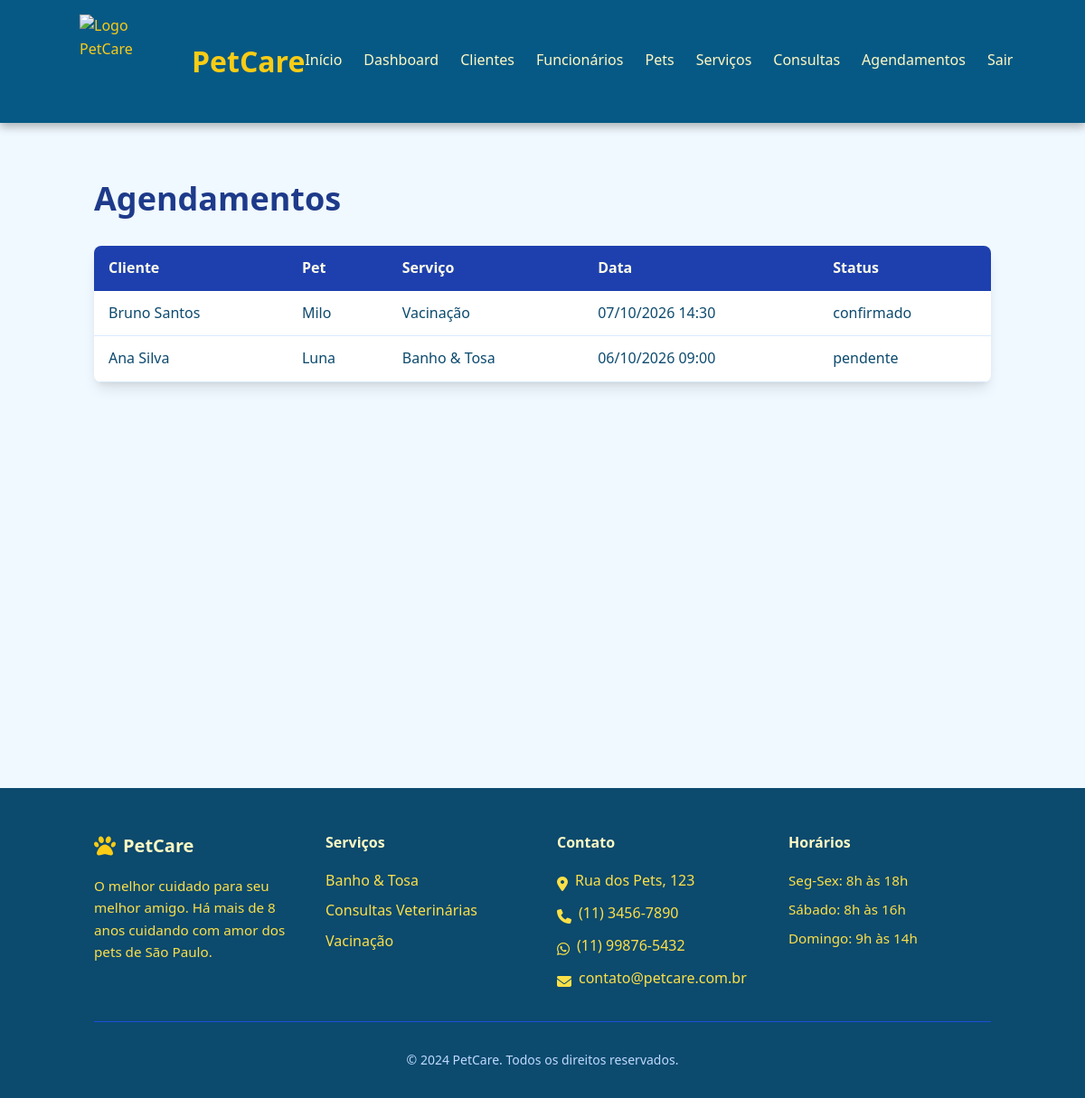
Screenshot of /funcionario/agendamentos.php (signed in) with the database file from the repository.
### tables this page shows
CREATE TABLE agendamentos (
    id INT AUTO_INCREMENT PRIMARY KEY,
    cliente_id INT NOT NULL,
    pet_id INT NOT NULL,
    servico_id INT NOT NULL,
    data_hora DATETIME NOT NULL,
    status ENUM('pendente', 'confirmado', 'cancelado', 'concluido') NOT NULL DEFAULT 'pendente',
    observacoes TEXT NULL,
    created_at TIMESTAMP DEFAULT CURRENT_TIMESTAMP,
    updated_at TIMESTAMP NULL DEFAULT NULL ON UPDATE CURRENT_TIMESTAMP,
    CONSTRAINT fk_agendamentos_cliente FOREIGN KEY (cliente_id) REFERENCES clientes(id) ON DELETE CASCADE,
    CONSTRAINT fk_agendamentos_pet FOREIGN KEY (pet_id) REFERENCES pets(id) ON DELETE CASCADE,
    CONSTRAINT fk_agendamentos_servico FOREIGN KEY (servico_id) REFERENCES servicos(id) ON DELETE RESTRICT,
    INDEX idx_agendamentos_cliente (cliente_id),
    INDEX idx_agendamentos_data (data_hora)
);

CREATE TABLE usuarios (
    id INT AUTO_INCREMENT PRIMARY KEY,
    nome VARCHAR(150) NOT NULL,
    email VARCHAR(150) NOT NULL UNIQUE,
    senha_hash VARCHAR(255) NOT NULL,
    tipo ENUM('cliente', 'funcionario') NOT NULL,
    cpf VARCHAR(14) NULL,
    telefone VARCHAR(20) NULL,
    cargo VARCHAR(80) NULL,
    status ENUM('ativo', 'inativo') NOT NULL DEFAULT 'ativo',
    created_at TIMESTAMP DEFAULT CURRENT_TIMESTAMP,
    updated_at TIMESTAMP NULL DEFAULT NULL ON UPDATE CURRENT_TIMESTAMP
);

CREATE TABLE pets (
    id INT AUTO_INCREMENT PRIMARY KEY,
    cliente_id INT NOT NULL,
    nome VARCHAR(100) NOT NULL,
    tipo VARCHAR(50) NOT NULL,
    raca VARCHAR(80) NULL,
    idade VARCHAR(20) NULL,
    peso VARCHAR(20) NULL,
    observacoes TEXT NULL,
    created_at TIMESTAMP DEFAULT CURRENT_TIMESTAMP,
    updated_at TIMESTAMP NULL DEFAULT NULL ON UPDATE CURRENT_TIMESTAMP,
    CONSTRAINT fk_pets_cliente FOREIGN KEY (cliente_id) REFERENCES clientes(id) ON DELETE CASCADE,
    INDEX idx_pets_cliente (cliente_id)
);

CREATE TABLE servicos (
    id INT AUTO_INCREMENT PRIMARY KEY,
    nome VARCHAR(120) NOT NULL,
    descricao TEXT NOT NULL,
    preco DECIMAL(10,2) NOT NULL,
    duracao_minutos INT NOT NULL DEFAULT 60,
    ativo TINYINT(1) NOT NULL DEFAULT 1,
    created_at TIMESTAMP DEFAULT CURRENT_TIMESTAMP,
    updated_at TIMESTAMP NULL DEFAULT NULL ON UPDATE CURRENT_TIMESTAMP
);

### app/helpers/auth.php (called while the page is built, shortened)
<?php
function userSession(): ?array
{
    return [
        'id' => (int) $_SESSION['usuario_id'],
        'nome' => (string) $_SESSION['usuario_nome'],
        'tipo' => (string) $_SESSION['usuario_tipo'],
        'email' => $_SESSION['usuario_email'] ?? '',
        'cargo' => $_SESSION['usuario_cargo'] ?? null,
    ];
}

### app/models/Agendamento.php (called while the page is built, shortened)
<?php
class Agendamento
{
    public static function all(PDO $pdo): array
    {
        $sql = 'SELECT a.*, u.nome AS cliente_nome, p.nome AS pet_nome, s.nome AS servico_nome
                FROM agendamentos a
                INNER JOIN clientes c ON c.id = a.cliente_id
                INNER JOIN usuarios u ON u.id = c.usuario_id
                INNER JOIN pets p ON p.id = a.pet_id
                INNER JOIN servicos s ON s.id = a.servico_id
                ORDER BY a.data_hora DESC';
        $stmt = $pdo->query($sql);
        return $stmt->fetchAll();
    }
}

### app/helpers/validation.php (called while the page is built, shortened)
<?php
function e(string $value): string
{
    return htmlspecialchars((string) $value, ENT_QUOTES, 'UTF-8');
}

### public/funcionario/agendamentos.php (the view, shortened to what this page needs)
<?php
$pdo = getPdo();
$agendamentos = Agendamento::all($pdo);
require_once __DIR__ . '/../../app/views/components/header.php';
?>
<section class="page py-16">
    <div class="container">
        <h1 class="text-4xl font-bold text-blue-900 mb-8">Agendamentos</h1>
        <div class="bg-white rounded-lg shadow-lg overflow-hidden">
            <table class="min-w-full">
                <thead class="bg-blue-800 text-yellow-50">
                    <tr>
                        <th class="px-4 py-3 text-left">Cliente</th>
                        <th class="px-4 py-3 text-left">Pet</th>
                        <th class="px-4 py-3 text-left">Serviço</th>
                        <th class="px-4 py-3 text-left">Data</th>
                        <th class="px-4 py-3 text-left">Status</th>
                    </tr>
                </thead>
                <tbody>
                    <?php foreach ($agendamentos as $agendamento): ?>
                        <tr class="border-b border-blue-100">
                            <td class="px-4 py-3"><?= e($agendamento['cliente_nome']) ?></td>
                            <td class="px-4 py-3"><?= e($agendamento['pet_nome']) ?></td>
                            <td class="px-4 py-3"><?= e($agendamento['servico_nome']) ?></td>
                            <td class="px-4 py-3"><?= e(date('d/m/Y H:i', strtotime($agendamento['data_hora']))) ?></td>
                            <td class="px-4 py-3"><?= e($agendamento['status']) ?></td>
                        </tr>
                    <?php endforeach; ?>
                </tbody>
            </table>
        </div>
    </div>
</section>
<?php require_once __DIR__ . '/../../app/views/components/footer.php'; ?>

### app/views/components/header.php (shortened to what this page needs)
<?php
$usuario = userSession();
?>
<!DOCTYPE html>
<html lang="pt-BR">
<head>
    <link rel="stylesheet" href="https://cdnjs.cloudflare.com/ajax/libs/font-awesome/6.5.2/css/all.min.css" />
    <script src="https://cdn.tailwindcss.com"></script>
    <link rel="stylesheet" href="/css/style.css">
</head>
<body>
    <header class="main-header">
        <nav class="container nav-content" aria-label="Navegação Principal">
            <div class="logo-container">
                <a href="/index.php" class="flex items-center space-x-2">
                    <img src="/assets/img/logo-petcare.png" alt="Logo PetCare" class="h-16 w-16">
                    <h1>PetCare</h1>
                </a>
            </div>
            <ul class="nav-links" role="menubar">
                <li><a href="/index.php" class="nav-btn" role="menuitem">Início</a></li>
                <?php if (!$usuario): ?>
                    <li><a href="/cadastro.php" class="nav-btn">Cadastro</a></li>
                    <li><a href="/contato.php" class="nav-btn">Contato</a></li>
                    <li><a href="/sobre.php" class="nav-btn">Sobre</a></li>
                    <li><a href="/login.php" class="nav-btn">Login</a></li>
                <?php else: ?>
                    <?php if ($usuario['tipo'] === 'cliente'): ?>
                        <li><a href="/cliente/dashboard.php" class="nav-btn">Minha conta</a></li>
                        <li><a href="/cliente/pets.php" class="nav-btn">Meus pets</a></li>
                        <li><a href="/cliente/agendamentos.php" class="nav-btn">Agendamentos</a></li>
                        <li><a href="/logout.php" class="nav-btn">Sair</a></li>
                    <?php else: ?>
                        <li><a href="/funcionario/dashboard.php" class="nav-btn">Dashboard</a></li>
                        <li><a href="/funcionario/clientes.php" class="nav-btn">Clientes</a></li>
                        <li><a href="/funcionario/funcionarios.php" class="nav-btn">Funcionários</a></li>
                        <li><a href="/funcionario/pets.php" class="nav-btn">Pets</a></li>
                        <li><a href="/funcionario/servicos.php" class="nav-btn">Serviços</a></li>
                        <li><a href="/funcionario/consultas.php" class="nav-btn">Consultas</a></li>
                        <li><a href="/funcionario/agendamentos.php" class="nav-btn">Agendamentos</a></li>
                        <li><a href="/logout.php" class="nav-btn">Sair</a></li>
                    <?php endif; ?>
                <?php endif; ?>
            </ul>
        </nav>
    </header>
    <main>

### app/views/components/footer.php
    </main>
    <footer class="main-footer" role="contentinfo" aria-label="Rodapé da PetCare">
        <div class="container">
            <div class="grid md:grid-cols-4 gap-8">
                <section>
                    <div class="flex items-center space-x-2 mb-4">
                        <div class="text-2xl text-yellow-400"><i class="fa-solid fa-paw"></i></div>
                        <h3 class="text-xl font-bold">PetCare</h3>
                    </div>
                    <p class="footer-text">O melhor cuidado para seu melhor amigo. Há mais de 8 anos cuidando com amor dos pets de São Paulo.</p>
                </section>
                <section>
                    <h4 class="font-semibold mb-4 text-yellow-100">Serviços</h4>
                    <ul class="space-y-2 footer-link-list">
                        <li><a href="/index.php" class="footer-link">Banho & Tosa</a></li>
                        <li><a href="/index.php" class="footer-link">Consultas Veterinárias</a></li>
                        <li><a href="/index.php" class="footer-link">Vacinação</a></li>
                    </ul>
                </section>
                <section>
                    <h4 class="font-semibold mb-4 text-yellow-100">Contato</h4>
                    <address class="space-y-2 not-italic footer-link-list">
                        <a href="/contato.php" class="footer-link flex items-start space-x-2"><i class="fa-solid fa-location-dot mt-1 text-base"></i><span>Rua dos Pets, 123</span></a>
                        <a href="tel:+551134567890" class="footer-link flex items-start space-x-2"><i class="fa-solid fa-phone mt-1 text-base"></i><span>(11) 3456-7890</span></a>
                        <a href="https://wa.me/5511998765432" target="_blank" class="footer-link flex items-start space-x-2"><i class="fa-brands fa-whatsapp mt-1 text-base"></i><span>(11) 99876-5432</span></a>
                        <a href="mailto:contato@petcare.com.br" class="footer-link flex items-start space-x-2"><i class="fa-solid fa-envelope mt-1 text-base"></i><span>contato@petcare.com.br</span></a>
                    </address>
                </section>
                <section>
                    <h4 class="font-semibold mb-4 text-yellow-100">Horários</h4>
                    <ul class="space-y-2 footer-text">
                        <li>Seg-Sex: 8h às 18h</li>
                        <li>Sábado: 8h às 16h</li>
                        <li>Domingo: 9h às 14h</li>
                    </ul>
                </section>
            </div>
            <div class="border-t border-blue-700 mt-8 pt-8 text-center text-blue-200 text-sm">
                <p>&copy; 2024 PetCare. Todos os direitos reservados.</p>
            </div>
        </div>
    </footer>
</body>
</html>

### public/css/style.css (style rules this page uses)
:root { --blue-50: #f0f9ff; --blue-100: #e0f2fe; --blue-200: #bae6fd; --blue-300: #7dd3fc; --blue-400: #38bdf8; --blue-500: #0ea5e9; --blue-600: #0284c7; --blue-700: #0369a1; --blue-800: #075985; --blue-900: #0c4a6e; --yellow-50: #fefce8; --yellow-100: #fef9c3; --yellow-200: #fef08a; --yellow-300: #fde047; --yellow-400: #facc15; --yellow-500: #eab308; background-color: var(--blue-50); color: var(--blue-900); font-family: 'Poppins', ui-sans-serif, system-ui, -apple-system, BlinkMacSystemFont, "Segoe UI", Roboto, "Helvetica Neue", Arial, "Noto Sans", sans-serif; line-height: 1.6; }
html, body { min-height: 100%; }
.container { max-width: 1280px; margin-left: auto; margin-right: auto; padding-left: 1rem; padding-right: 1rem; }
.page { min-height: calc(100vh - 4rem); opacity: 1; transition: opacity 0.5s ease; }
.main-header { position: sticky; top: 0; z-index: 50; background-color: var(--blue-800); box-shadow: 0 4px 10px rgba(0, 0, 0, 0.3); }
.nav-content { display: flex; justify-content: space-between; align-items: center; padding: 1rem 0; }
.logo-container a { display: flex; align-items: center; color: var(--yellow-400); text-decoration: none; gap: 0.75rem; }
.logo-container img { height: 6.5rem; width: 6.5rem; }
.logo-container h1 { font-size: 2rem; font-weight: 800; }
.nav-links { display: flex; gap: 1.5rem; list-style: none; padding: 0; margin: 0; }
.nav-btn { display: inline-block; color: var(--yellow-100); font-weight: 500; padding: 0.5rem 0; border-bottom: 2px solid transparent; text-decoration: none; transition: color 150ms ease-in-out, border-bottom 150ms ease-in-out; }
.main-footer { background-color: var(--blue-900); color: var(--yellow-100); padding-top: 3rem; padding-bottom: 2rem; }
.footer-link-list { list-style: none; padding: 0; margin: 0; }
.footer-link { color: var(--yellow-300); text-decoration: none; align-items: center; transition: color 0.15s ease; }
.footer-text { color: var(--yellow-300); font-size: 0.95rem; }

### rows the page displays
agendamentos: usuarios.nome "Bruno Santos", pet.nome "Milo", servico.nome "Vacinação", data_hora "07/10/2026 14:30", status "confirmado"
agendamentos: usuarios.nome "Ana Silva", pet.nome "Luna", servico.nome "Banho & Tosa", data_hora "06/10/2026 09:00", status "pendente"
